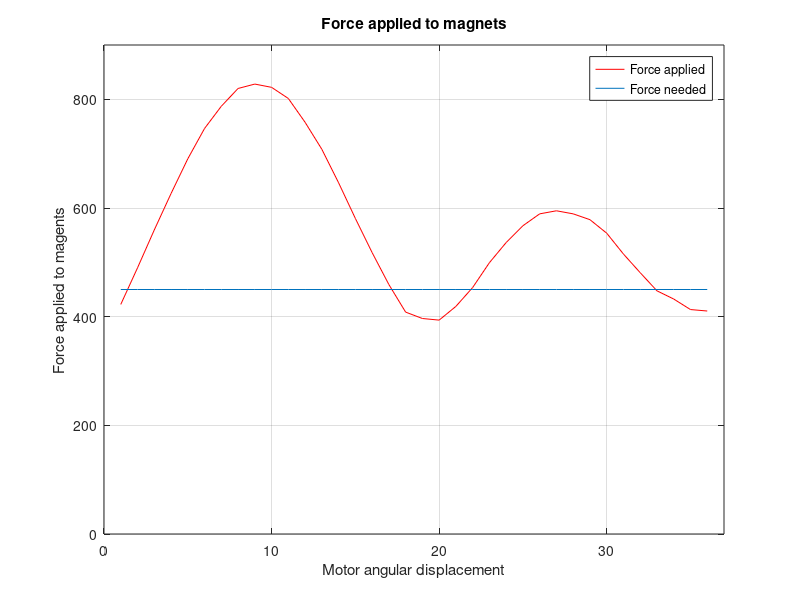

The MATLAB source for this figure:
clear, clc
close all

force_required = 150; %N
motor_torque = 1.76*2; %Nm

radius_gear = 0.010; %needs to be more then half the distance of our tavel
radius_rod = 0.030;
off_set = 0.050;
%                                                        ||
%           0    10   20   30   40   50   60   70   80   90   100  110  120
b_length = [61.3 63.2 64.8 66.1 67.4 68.6 69.4 70.5 70.6 70.6 70.5 69.4 68.6 67.4 66.1 64.8 63.2 61.2 60  58  56.4 54.7 53.6 52.3 51.4 51  50.7 51  52.3 53.6 54.7 56.4 58  60  60.8 61.3];
%

b_angle  = [9.5  9    8.4  7.6  6.6  5.3  4.0  2.7  1.5  0    2.7  4.0  5.3  6.6  7.6  8.4  9    9.5  9.6 9.4 8.9  8.1  7.2  5.6  4    2.2 0    2.2 4    5.6  7.2  8.1  8.7 9 9.2    9.5];
a = 1;

for i = 1:1:36 ;
    angle_c(i) =  asind(sind(i*10+90)*0.05/(b_length(i)/1000));
    
end

for i = 1:1:36
    force_b(i) = motor_torque*cosd((angle_c(i)))/0.01;
end

for i = 1:1:36
    torque_b(i) = force_b(i)*b_length(i)/1000;
end

for i = 1:1:36
    force_rod_per(i) = torque_b(i)/0.03;
end

for i = 1:1:36
    force_rod(i) = force_rod_per(i)*cosd(b_angle(i));
end

for i = 1:1:36
    force_needed(i) = 150*3;
end

plot(force_rod,'r')
grid on, hold on
plot(force_needed)
axis([0 37 0 900])
title('Force applied to magnets')
xlabel('Motor angular displacement')
ylabel('Force applied to magents')
legend('Force applied','Force needed')

motor_force = motor_torque / radius_gear

applied_force = motor_force * (off_set / radius_rod)
